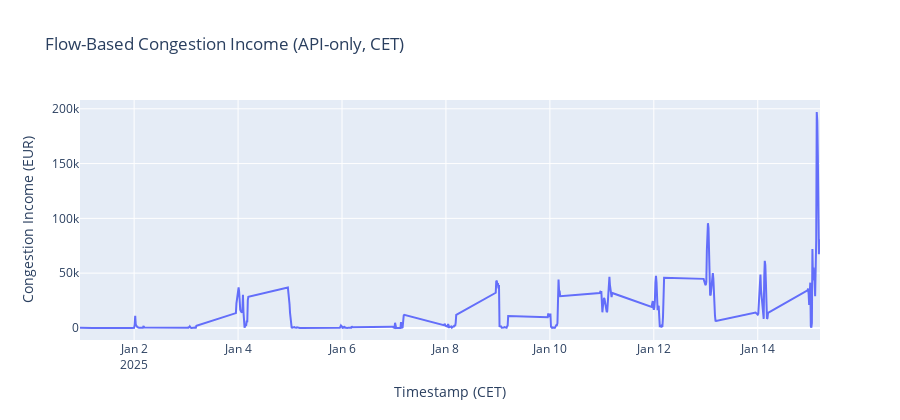

Notebook code for this chart:
### Code cell
# ---------------------------------------------------------------
# 08. Quick diagnostic visualization
# ---------------------------------------------------------------

import plotly.express as px

fig = px.line(
    df_api,
    x=df_api.index,
    y="RevenueEUR",
    title="Flow-Based Congestion Income (API-only, CET)",
    labels={"x": "Timestamp", "RevenueEUR": "EUR"},
)

fig.update_layout(
    height=420,
    xaxis_title="Timestamp (CET)",
    yaxis_title="Congestion Income (EUR)"
)


fig.update_layout(height=420)
fig.show()

### Figure 1 — Plotly figure (JSON) as saved in the notebook; plotly's stock layout.template omitted (floating-point values rounded to 4 significant figures; data arrays with more than 128 entries replaced by an {"elided": "..."} marker saying what was removed)
{"data": [{"hovertemplate": "Timestamp=%{x}<br>EUR=%{y}<extra></extra>", "legendgroup": "", "line": {"color": "#636efa", "dash": "solid"}, "marker": {"symbol": "circle"}, "mode": "lines", "name": "", "orientation": "v", "showlegend": false, "type": "scatter", "x": {"elided": "356 str values"}, "xaxis": "x", "y": {"elided": "356 float values"}, "yaxis": "y"}], "layout": {"height": 420, "legend": {"tracegroupgap": 0}, "title": {"text": "Flow-Based Congestion Income (API-only, CET)"}, "xaxis": {"anchor": "y", "domain": [0, 1], "title": {"text": "Timestamp (CET)"}}, "yaxis": {"anchor": "x", "domain": [0, 1], "title": {"text": "Congestion Income (EUR)"}}}}
